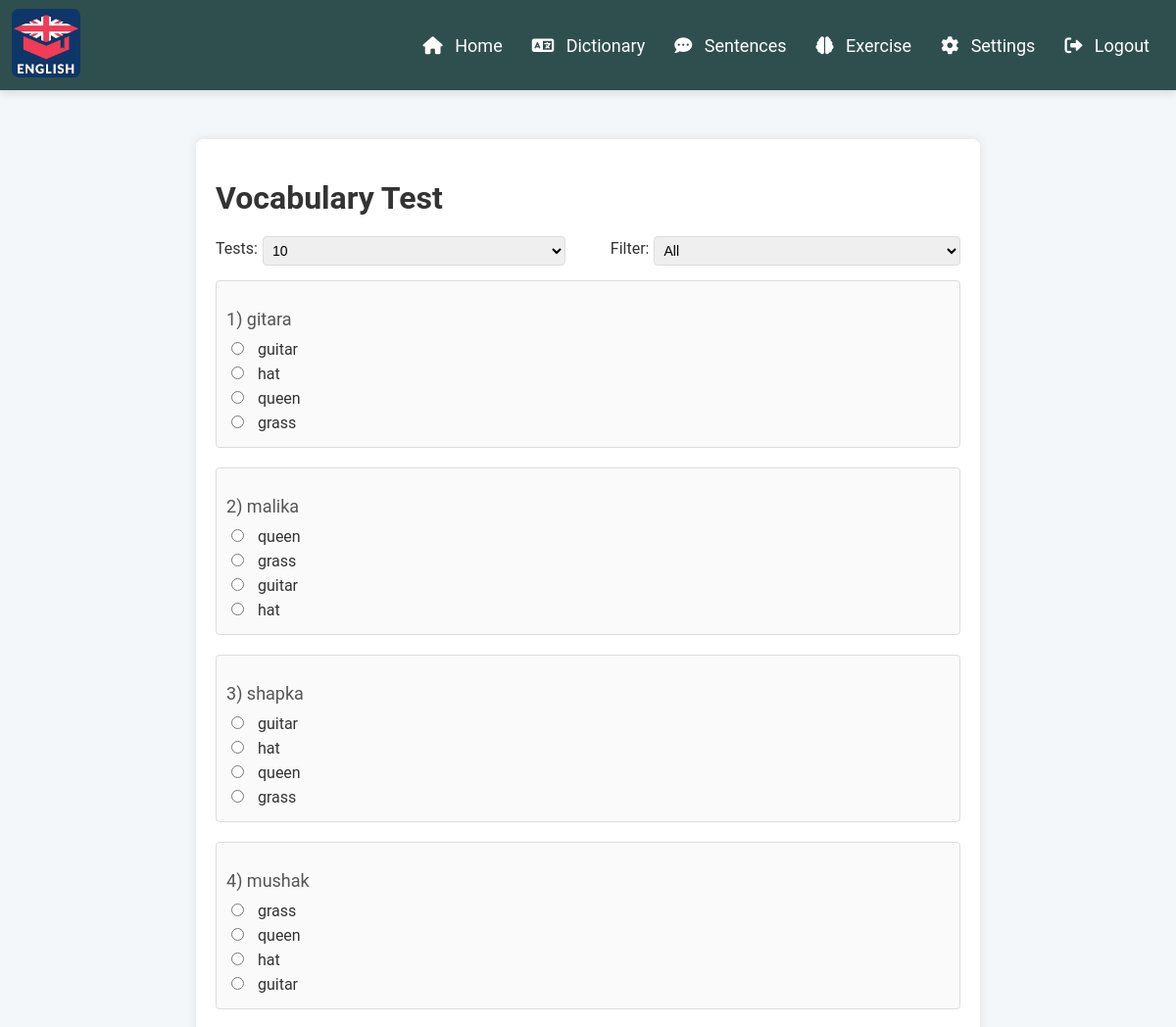
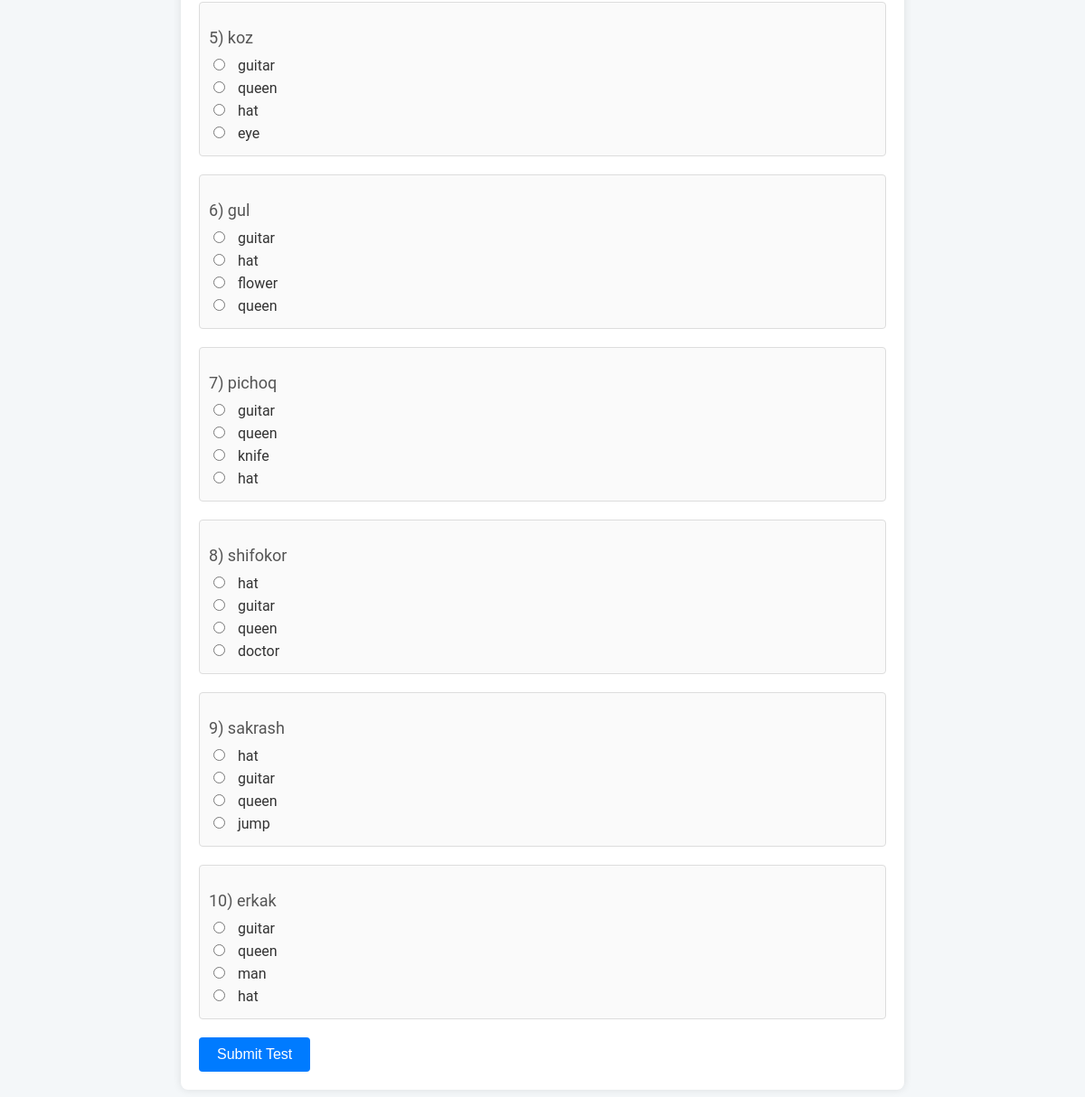
/exercise/vocabulary.php (signed in), run on the app's committed database (2 pictures, top to bottom).
### tables this page shows
CREATE TABLE words (
    id INT AUTO_INCREMENT PRIMARY KEY,
    user_id INT,
    word VARCHAR(150) NOT NULL,
    translation VARCHAR(150),
    definition VARCHAR(255),
    FOREIGN KEY (user_id) REFERENCES users(id) ON DELETE CASCADE
);

### config.php (called while the page is built, shortened)
<?php
class Query
{
    private $conn;
    public function __construct()
    {
        $servername = "localhost";
        $username = "root";
        $password = "";
        $dbname = "english";
        $this->conn = new mysqli($servername, $username, $password, $dbname);
    }
    public function executeQuery($sql, $params = [], $types = "")
    {
        $stmt = $this->conn->prepare($sql);
        if ($params) {
            $stmt->bind_param($types, ...$params);
        }
        if (!$stmt->execute()) {
            die("Error: " . $stmt->error);
        }
        return $stmt;
    }
    public function select($table, $columns = "*", $condition = "", $params = [], $types = "")
    {
        $sql = "SELECT $columns FROM $table $condition";
        $stmt = $this->executeQuery($sql, $params, $types);
        return $stmt->get_result()->fetch_all(MYSQLI_ASSOC);
    }
}

### exercise/vocabulary.php (the view, shortened to what this page needs)
<?php
include '../config.php';
$query = new Query();
$userId = $_SESSION['user_id'];
$numWords = (int) ($_GET['num_words'] ?? 10);
$filter = $_GET['filter'] ?? 'all';
$results = [];
if ($filter === 'liked') {
    $likedWords = $query->search('liked_words', 'word_id', 'WHERE user_id = ?', [$userId], 'i');
    $likedWordIds = array_column($likedWords, 'word_id');
    if (!empty($likedWordIds)) {
        $placeholders = implode(',', array_fill(0, count($likedWordIds), '?'));
        $types = str_repeat('i', count($likedWordIds) + 2);
        $params = array_merge($likedWordIds, [$userId, $numWords]);
        $results = $query->select(
            'words',
            'id, word, translation',
            "WHERE id IN ($placeholders) AND user_id = ? ORDER BY RAND() LIMIT ?",
            $params,
            $types
        );
    }
} else {
    $results = $query->select(
        'words',
        'id, word, translation',
        'WHERE user_id = ? ORDER BY RAND() LIMIT ?',
        [$userId, $numWords],
        'ii'
    );
}
function getRandomOptions($correctWord, $allWords, $numOptions = 4)
{
    $options = [$correctWord];
    $allWordsCount = count($allWords);
    if ($allWordsCount > 1) {
        foreach ($allWords as $randomWord) {
            if ($randomWord !== $correctWord && !in_array($randomWord, $options)) {
                $options[] = $randomWord;
            }
            if (count($options) >= $numOptions) {
                break;
            }
        }
    }
    shuffle($options);
    return $options;
}
?>
<!DOCTYPE html>
<html lang="en">
<head>
    <link rel="stylesheet" href="../css/exercise-vocabulary.css">
</head>
<body>
    <?php include '../includes/header.php'; ?>
    <div class="container">
        <h1>Vocabulary Test</h1>
        <form id="numWordsForm" action="" method="GET" style="display: flex; align-items: center; gap: 10px;">
            <div>
                <label for="num_words" style="font-size: 16px; color: #333;">Tests:</label>
                <select name="num_words" id="num_words"
                    style="padding: 5px; border-radius: 4px; border: 1px solid #ddd; font-size: 14px;">
                    <option value="10" <?= $numWords == 10 ? 'selected' : '' ?>>10</option>
                </select>
            </div>
            <div>
                <label for="filter" style="font-size: 16px; color: #333;">Filter:</label>
                <select name="filter" id="filter"
                    style="padding: 5px; border-radius: 4px; border: 1px solid #ddd; font-size: 14px;">
                    <option value="all" <?= $filter == 'all' ? 'selected' : '' ?>>All</option>
                </select>
            </div>
        </form>
        <?php if (empty($results)): ?>
            <div class="information-not-found">
                <i class="fa fa-info-circle"></i>
                <p>No words found.</p>
                <a href="../dictionary/" class="btn btn-primary">Dictionary</a>
            </div>
        <?php else: ?>
            <form action="test_result.php" method="POST">
                <?php foreach ($results as $index => $word): ?>
                    <div class="question">
                        <p><?= ($index + 1) . ") " . htmlspecialchars($word['translation']) ?></p>
                        <?php
                        $allWords = array_column($results, 'word');
                        $options = getRandomOptions($word['word'], $allWords);
                        ?>
                        <?php foreach ($options as $optionIndex => $option): ?>
                            <label>
                                <input type="radio" name="answers[<?= $index ?>]" value="<?= htmlspecialchars($option) ?>">
                                <?= htmlspecialchars($option) ?>
                            </label>
                        <?php endforeach; ?>
                    </div>
                <?php endforeach; ?>
                <button type="submit">Submit Test</button>
            </form>
        <?php endif; ?>
    </div>
</body>
</html>

### includes/header.php (shortened to what this page needs)
<link rel="stylesheet" href="https://cdnjs.cloudflare.com/ajax/libs/font-awesome/6.0.0-beta3/css/all.min.css">
<link rel="stylesheet" href="../css/sweetalert2.css">
<link rel="stylesheet" href="../css/header.css">
<header>
    <a href="../">
        <img src="../images/logo.png" alt="logo" class="header-logo">
    </a>
    <nav class="header-nav">
        <ul>
            <li><a href="../"><i class="fas fa-home"></i> Home</a></li>
            <li><a href="../dictionary/"><i class="fas fa-language"></i> Dictionary</a></li>
            <li><a href="../sentences/"><i class="fas fa-comment-dots"></i> Sentences</a></li>
            <li><a href="../exercise/"><i class="fas fa-brain"></i> Exercise</a></li>
            <li><a href="../settings/"><i class="fa-solid fa-gear"></i> Settings</a></li>
            <li><a href="#" onclick="Logout(); return false;"><i class="fa-solid fa-right-from-bracket"></i>
                    Logout</a></li>
        </ul>
    </nav>
</header>

### css/exercise-vocabulary.css (style rules this page uses)
body { font-family: Arial, sans-serif; margin: 0; padding: 0; }
.container { width: calc(100% - 60px); max-width: 800px; margin: 50px auto; padding: 20px; background-color: #fff; border-radius: 8px; box-shadow: 0 0 10px rgba(0, 0, 0, 0.1); box-sizing: border-box; }
h1 { color: #333; margin-bottom: 20px; }
.question { margin-bottom: 20px; padding: 10px; border: 1px solid #ddd; border-radius: 4px; background-color: #fafafa; }
.question p { font-size: 18px; color: #555; margin-bottom: 10px; }
label { display: block; margin-bottom: 5px; font-size: 16px; color: #333; }
input[type="radio"] { margin-right: 10px; }
button { padding: 10px 20px; border: none; border-radius: 4px; background-color: #007bff; color: #fff; font-size: 16px; cursor: pointer; }
#numWordsForm { margin: 15px 0px; width: 100%; display: flex; justify-content: space-between; }
#numWordsForm div { display: flex; align-items: center; width: 47%; gap: 5px; }
#numWordsForm select { width: 100% }

### css/header.css (style rules this page uses)
body { font-family: 'Roboto', sans-serif; background-color: #f4f7f9; margin: 0; padding: 0; }
header { background-color: #2f4f4f; color: white; box-shadow: 0 4px 8px rgba(0, 0, 0, 0.1); padding: 9px 12px; display: flex; justify-content: space-between; align-items: center; flex-wrap: wrap; position: sticky; top: 0; }
header a { text-decoration: none; }
.header-logo { width: 70px; height: 70px; border-radius: 7px; }
.header-nav { display: flex; justify-content: end; }
.header-nav ul { list-style: none; margin: 0; padding: 0; display: flex; }
.header-nav ul li a { color: white; text-decoration: none; font-size: 18px; padding: 10px 15px; transition: color 0.3s ease-in-out; display: block; }
.header-nav ul li a i { margin-right: 8px; }
.header-nav ul li { position: relative; }
.header-nav ul li a:before { content: ""; position: absolute; left: 0; bottom: 0; width: 100%; height: 2px; border-radius: 5px; background-color: transparent; transition: background-color 0.3s ease-in-out; }

### data on the page
words: translation "gitara", word "guitar", word "hat", word "queen", word "grass"
words: translation "malika", word "queen", word "grass", word "guitar", word "hat"
words: translation "shapka", word "guitar", word "hat", word "queen", word "grass"
words: translation "mushak", word "grass", word "queen", word "hat", word "guitar"
words: translation "koz", word "guitar", word "queen", word "hat", word "eye"
words: translation "gul", word "guitar", word "hat", word "flower", word "queen"
words: translation "pichoq", word "guitar", word "queen", word "knife", word "hat"
words: translation "shifokor", word "hat", word "guitar", word "queen", word "doctor"
words: translation "sakrash", word "hat", word "guitar", word "queen", word "jump"
words: translation "erkak", word "guitar", word "queen", word "man", word "hat"
